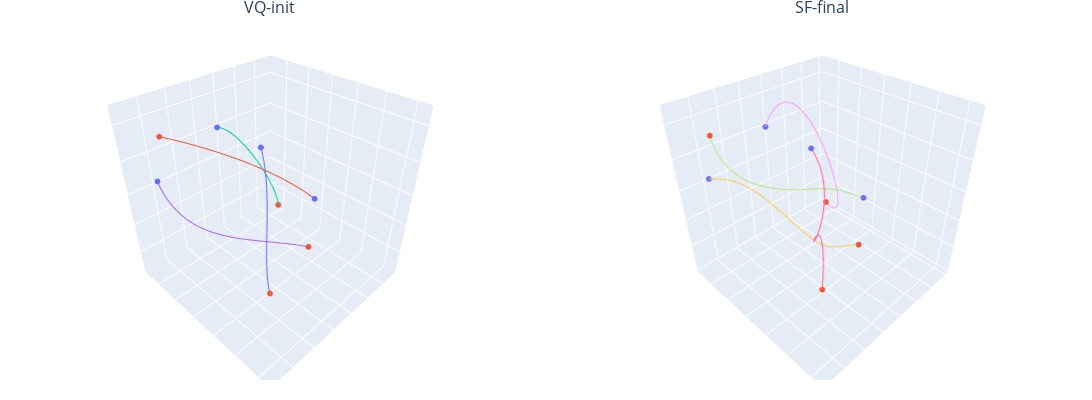

Notebook code cell kept with this figure:
### Code cell
idx = 42 # np.random.randint(0, sample_size)  # 42, 26
print(idx)

x_traj_init, y_traj_init, z_traj_init = c_pred.reshape(-1, 3, num_agent, 11)[idx] @ diff_opt.P.mT

x_traj = primal_sol_x.reshape(-1, num_agent, 11)[idx] @ diff_opt.P.mT
y_traj = primal_sol_y.reshape(-1, num_agent, 11)[idx] @ diff_opt.P.mT
z_traj = primal_sol_z.reshape(-1, num_agent, 11)[idx] @ diff_opt.P.mT

multiviz_trajs(
    th.stack([x_traj_init, x_traj], dim=0).cpu().detach().numpy(), 
    th.stack([y_traj_init, y_traj], dim=0).cpu().detach().numpy(), 
    th.stack([z_traj_init, z_traj], dim=0).cpu().detach().numpy(), 
    nrows=1, ncols=2, num_agents=num_agent, height=400, width=1300, titles=["VQ-init", "SF-final"]
)
